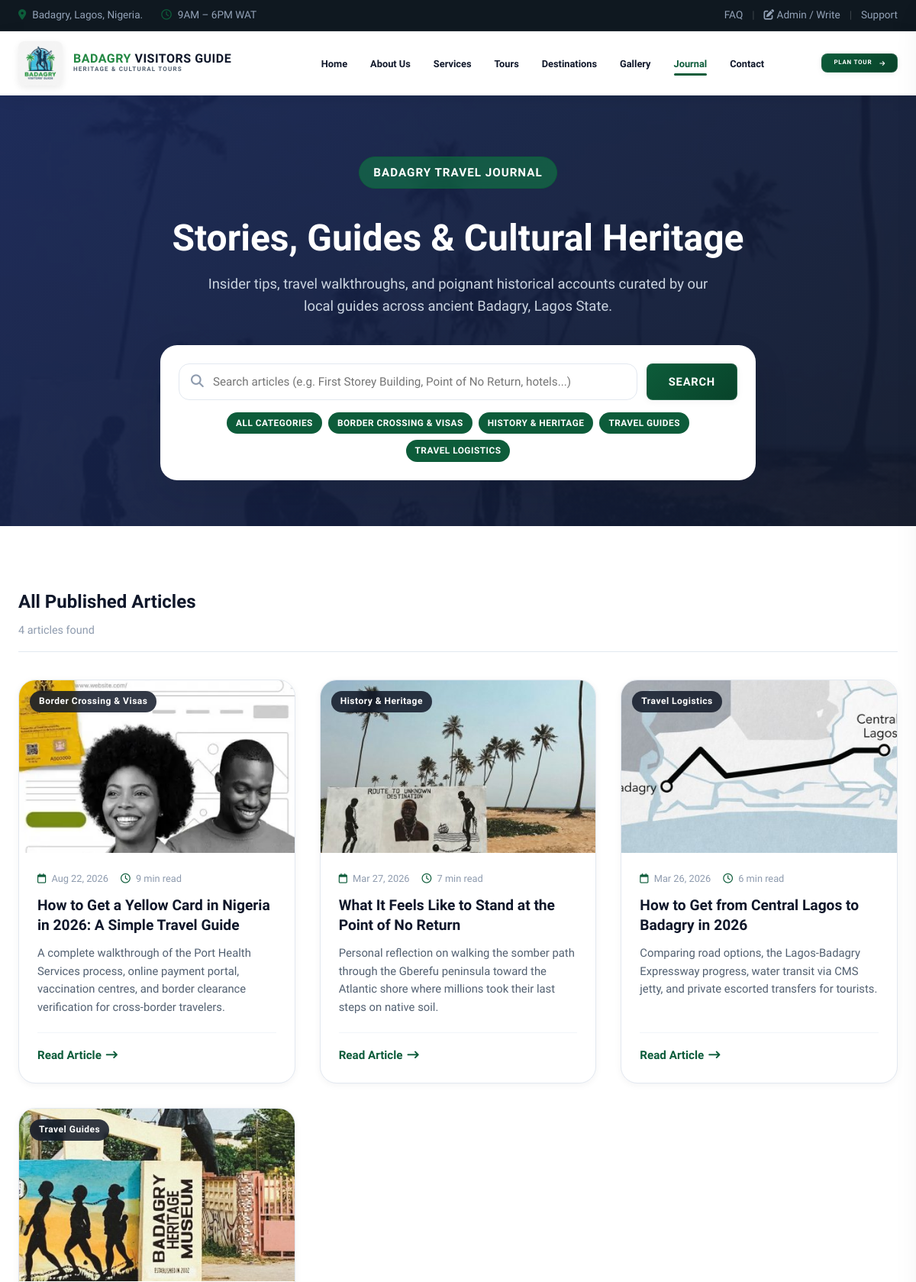
The page /blog.php (upper part) on the database as committed earlier.
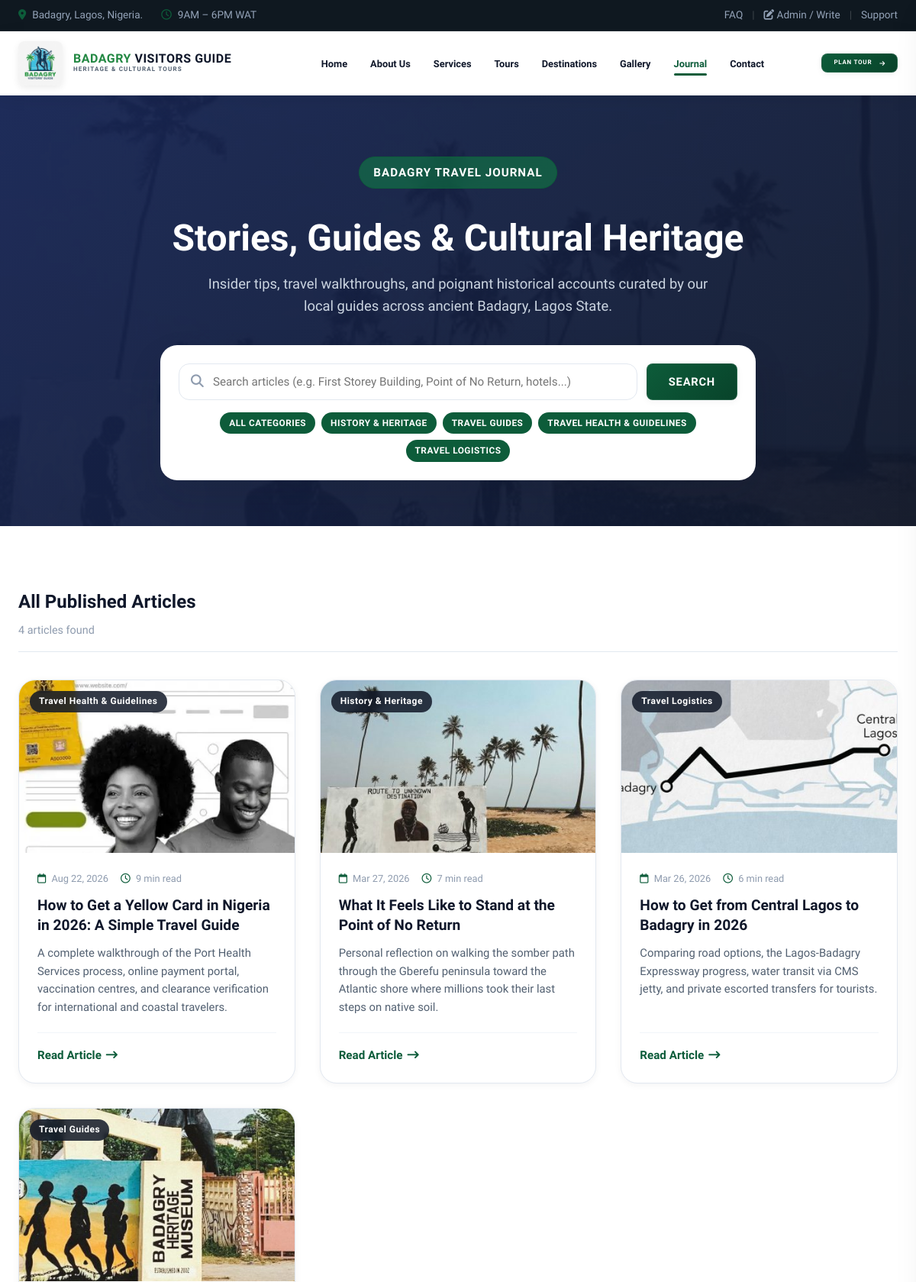
The same page on the database as committed later.
### tables this page shows
CREATE TABLE posts (
            id INTEGER PRIMARY KEY AUTOINCREMENT,
            title TEXT NOT NULL,
            slug TEXT UNIQUE NOT NULL,
            excerpt TEXT,
            content TEXT NOT NULL,
            featured_image TEXT,
            author TEXT DEFAULT 'Badagry Visitors Guide',
            category TEXT DEFAULT 'Travel Guide',
            read_time TEXT DEFAULT '5 min read',
            views INTEGER DEFAULT 0,
            published_at DATETIME DEFAULT CURRENT_TIMESTAMP,
            status TEXT DEFAULT 'published'
        );

### blog.php (the view, shortened to what the changed rows need)
<?php
$db = getDB();
$search = trim($_GET['q'] ?? '');
$category = trim($_GET['category'] ?? '');
$catStmt = $db->query("SELECT DISTINCT category FROM posts WHERE status = 'published' ORDER BY category ASC");
$categories = $catStmt->fetchAll(PDO::FETCH_COLUMN);
$sql = "SELECT * FROM posts WHERE status = 'published'";
$params = [];
$sql .= " ORDER BY published_at DESC";
$stmt = $db->prepare($sql);
$stmt->execute($params);
$posts = $stmt->fetchAll();
?>
<!DOCTYPE html>
<html lang="en">
<head>
  <link rel="stylesheet" href="https://cdnjs.cloudflare.com/ajax/libs/font-awesome/6.5.1/css/all.min.css" />
  <link rel="stylesheet" href="/style.css?v=3.00" />
</head>
<body>
  <section class="blog-hero-section">
    <div class="site-container text-center">
      <h1 class="blog-page-title animate-up delay-1">Stories, Guides &amp; Cultural Heritage</h1>
      <div class="blog-search-card animate-up delay-3">
        <div class="blog-categories-pills">
          <a href="/blog/<?= $search !== '' ? '?q=' . urlencode($search) : '' ?>"
            class="category-pill <?= $category === '' ? 'active' : '' ?>">All Categories</a>
          <?php foreach ($categories as $cat): ?>
            <a href="/blog/?category=<?= urlencode($cat) ?><?= $search !== '' ? '&q=' . urlencode($search) : '' ?>"
              class="category-pill <?= $category === $cat ? 'active' : '' ?>">
              <?= htmlspecialchars($cat) ?>
            </a>
          <?php endforeach; ?>
        </div>
      </div>
    </div>
  </section>
  <section class="blog-main-section section-padding">
    <div class="site-container">
      <div class="blog-results-header">
        <div>
          <h2 class="blog-results-title">
            <?php if ($search !== '' && $category !== ''): ?>
              Showing results for "<?= htmlspecialchars($search) ?>" in <em><?= htmlspecialchars($category) ?></em>
            <?php elseif ($search !== ''): ?>
              Showing search results for "<?= htmlspecialchars($search) ?>"
            <?php elseif ($category !== ''): ?>
              Articles in <em><?= htmlspecialchars($category) ?></em>
            <?php else: ?>
              All Published Articles
            <?php endif; ?>
          </h2>
        </div>
      </div>
      <?php if (empty($posts)): ?>
        <div class="blog-empty-state">
          <i class="fa-regular fa-folder-open empty-icon"></i>
          <h3>No articles found</h3>
          <p>We couldn't find any articles matching your search query. Try searching with different keywords or browse all categories.</p>
          <a href="/blog/" class="btn btn-primary mt-3">View All Articles</a>
        </div>
      <?php else: ?>
        <div class="blog-grid">
          <?php foreach ($posts as $post): ?>
            <article class="blog-card">
              <div class="blog-card-img-wrap">
                <a href="/blog/<?= urlencode($post['slug']) ?>">
                  <?php if (preg_match('/\.(mp4|webm|ogg|mov|m4v)$/i', $post['featured_image'] ?? '')): ?>
                    <video src="/<?= ltrim(htmlspecialchars($post['featured_image']), '/') ?>#t=0.5" muted playsinline preload="metadata" style="width: 100%; height: 100%; object-fit: cover;"></video>
                  <?php else: ?>
                    <img src="/<?= ltrim(htmlspecialchars($post['featured_image'] ?: 'assets/images/Point-of-No-Return-420x347.jpg'), '/') ?>"
                      alt="<?= htmlspecialchars($post['title']) ?>" loading="lazy" />
                  <?php endif; ?>
                </a>
                <span class="blog-card-badge"><?= htmlspecialchars($post['category']) ?></span>
              </div>
              <div class="blog-card-body">
                <div class="blog-card-meta">
                  <span><i class="fa-regular fa-calendar"></i> <?= date('M d, Y', strtotime($post['published_at'])) ?></span>
                  <span><i class="fa-regular fa-clock"></i> <?= htmlspecialchars($post['read_time']) ?></span>
                </div>
                <h3 class="blog-card-title">
                  <a href="/blog/<?= urlencode($post['slug']) ?>"><?= htmlspecialchars($post['title']) ?></a>
                </h3>
                <p class="blog-card-excerpt">
                  <?= htmlspecialchars($post['excerpt']) ?>
                </p>
                <div class="blog-card-footer">
                  <a href="/blog/<?= urlencode($post['slug']) ?>" class="btn-text-link">
                    <span>Read Article</span>
                    <i class="fa-solid fa-arrow-right-long"></i>
                  </a>
                </div>
              </div>
            </article>
          <?php endforeach; ?>
        </div>
      <?php endif; ?>
    </div>
  </section>
</body>
</html>

Rows that differ between the two databases and show on the page:
changed posts "9 min read": category "Border Crossing & Visas" → "Travel Health & Guidelines"; excerpt "…portal, vaccination centres, and border clearance verification for cross-border travelers." → "…portal, vaccination centres, and clearance verification for international and coastal travelers."
Other text that changed with them:
new list line: "TRAVEL HEALTH & GUIDELINES"
list line gone: "BORDER CROSSING & VISAS"
